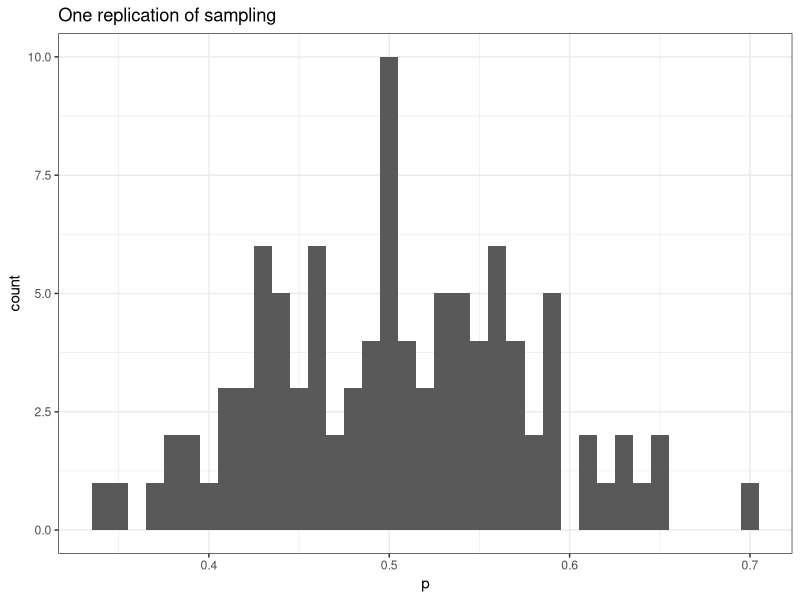

R code for this plot: (Note: a time limit stopped this script after it produced the figure.)
## ---- chunk 1
## The options line is optional. (Do you like the pun?) It merely turns
## off the verbose messages we'd otherwise get when loading the 
## tidyverse
##
options(tidyverse.quiet = TRUE)
library(tidyverse)
library(ggplot2)

rm(list = ls())

## NOTE: Don't include this line in your code. I include it so that if 
## you run the R code yourself, you'll get the same results that I do.
## The random number generator in R (and in other programming languages
## for that matter) is a pseudo-random number generator. The numbers it
## produces appear random, but if you give it the same "seed", it will
## generate the same sequence of numbers.
##
set.seed(1234)

## Homozygous A1A1 if x == 1
## Heterozygous A1A2 if x == 2
## Homozygous A2A2 if x == 3
##
## Return value is the number of A1 alleles in the gamete
##
mendel <- function(x) {
  if (x == 1) {
    retval <- 1
  } else if (x == 3) {
    retval <- 0
  } else {
    if (runif(1) < 0.5) {
      retval <- 0
    } else {
      retval <- 1
    }
  }
  return(retval)
}

simulate <- function(n_f, n_m, p_0, n_samp, n_pop) {
  ## genotype frequenies in Hardy-Weinberg
  ##
  x <- c(p_0^2, 2*p_0*(1-p_0), (1-p_0)^2)
  p <- numeric(n_samp)
  for (i in 1:n_samp) {
    ## construct female genotypes at random given H-W
    ##
    f <- numeric(n_f)
    for (j in 1:n_f) {
      tmp <- rmultinom(1, 1, x)
      f[j] <- which(tmp[, 1] == 1)
    }
    ## construct male genotypes at random given H-W
    ##
    m <- numeric(n_m)
    for (j in 1:n_m) {
      tmp <- rmultinom(1, 1, x)
      m[j] <- which(tmp[, 1] == 1)
    }
    ## construct offspring as average of mom and dad
    ##
    p[i] <- 0
    for (j in 1:n_pop) {
      p_f <- mendel(sample(f, 1))
      p_m <- mendel(sample(m, 1))
      p[i] <- p[i] + p_f + p_m
    }
    p[i] <- p[i]/(2*n_pop)
  }
  return(p)
}

result <- simulate(n_f = 10, n_m = 20, p_0 = 0.5, n_samp = 100, 
                   n_pop = 100)

p <- ggplot(tibble(p = result), aes(x = p)) + 
  geom_histogram(binwidth = 0.01) + 
  theme_bw() +
  ggtitle("One replication of sampling")
p
## ---- chunk 2
p_0 <- 0.5
n_e <- 4*10*20/(10 + 20)

dat <- tibble(Category = c("Expected", "Observed"),
              Mean = c(p_0, round(mean(result), 3)),
              Variance = c(round(p_0*(1-p_0)/(2*n_e), 6),
                           round(var(result), 6)))
dat
## ---- chunk 3
p_mean <- numeric(1000)
p_var <- numeric(1000)
for (i in 1:1000) {
  p <- simulate(n_f = 10, n_m = 20, p_0 = 0.5, n_samp = 100, 
                n_pop = 100)
  p_mean[i] <- mean(p)
  p_var[i] <- var(p)
}

p_dat <- tibble(p_mean = p_mean, p_var = p_var)
p <- ggplot(p_dat, aes(x = p_mean)) +
  geom_histogram(bins = 25) +
  geom_vline(xintercept = 0.5, linetype = "dashed", 
             color = "salmon") +
  ggtitle("Distribution of mean allele frequencies") +
  theme_bw()
p
p <- ggplot(p_dat, aes(x = p_var)) +
  geom_histogram(bins = 25) +
  geom_vline(xintercept = p_0*(1-p_0)/(2*n_e), linetype = "dashed",
             color = "salmon") +
  ggtitle("Distribution of variance in allele frequencies") +
  theme_bw()
p
## ---- chunk 4
run_simulation <- function(p_0, n_samp, n_pop) {
  dat <- data.frame(n_f = NA, n_m = NA, n_e = NA, n_e_obs = NA, 
                    var_p = NA, var_p_obs = NA)
  for (n_f in c(5, 10, 25, 50, 100)) {
    for (n_m in c(5, 10, 25, 50, 100)) {
      p <- simulate(n_f = n_f, n_m = n_m, p_0 = 0.5, n_samp = n_samp, 
                    n_pop = n_pop)
      ## calculate Ne and Var(p) from formulas
      ##
      n_e <- 4.0*n_f*n_m/(n_f + n_m)
      var_p <- p_0*(1 - p_0)/(2*n_e)
      ## calculate observed Ne from observed variance
      ##
      n_e_obs <- 0.5*0.5/(2*var(p))
      dat <- add_row(dat, n_f = n_f, n_m = n_m, n_e = n_e, 
                     n_e_obs = n_e_obs, var_p = var_p, 
                     var_p_obs = var(p))
    }
  }
  dat <- subset(dat, !is.na(n_f))

  p <- ggplot(dat, aes(x = n_e, y = n_e_obs)) +
    geom_point() +
    geom_abline(slope = 1, intercept = 0, linetype = "dashed",
                color = "salmon") +
    theme_bw()
  print(p)
  p <- ggplot(dat, aes(x = var_p, y = var_p_obs)) +
    geom_point() +
    geom_abline(slope = 1, intercept = 0, linetype = "dashed",
                color = "salmon") +
    theme_bw()
  print(p)
}
